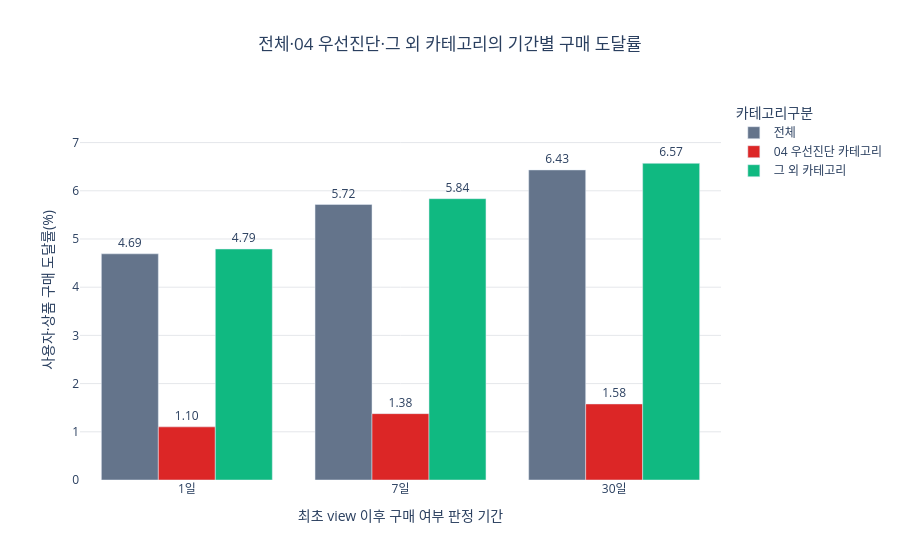

The notebook cell saved with this chart:
### Code cell
category_purchase_window_chart_data = category_purchase_window.melt(
    id_vars='카테고리구분',
    value_vars=[
        '1일_세션통합구매도달률_pct',
        '7일_세션통합구매도달률_pct',
        '30일_세션통합구매도달률_pct',
    ],
    var_name='관측창',
    value_name='구매도달률_pct',
)
category_purchase_window_chart_data['관측창'] = (
    category_purchase_window_chart_data['관측창'].str.extract(r'(\d+일)')
)
fig = px.bar(
    category_purchase_window_chart_data,
    x='관측창',
    y='구매도달률_pct',
    color='카테고리구분',
    barmode='group',
    text_auto='.2f',
    category_orders={
        '관측창': ['1일', '7일', '30일'],
        '카테고리구분': ['전체', '04 우선진단 카테고리', '그 외 카테고리'],
    },
    color_discrete_map={
        '전체': '#64748B',
        '04 우선진단 카테고리': '#DC2626',
        '그 외 카테고리': color_map['purchase'],
    },
    title='전체·04 우선진단·그 외 카테고리의 기간별 구매 도달률',
)
fig.update_traces(textposition='outside')
fig.update_layout(
    title_x=0.5,
    yaxis_title='사용자·상품 구매 도달률(%)',
    xaxis_title='최초 view 이후 구매 여부 판정 기간',
    yaxis_range=[0, category_purchase_window_chart_data['구매도달률_pct'].max() * 1.20],
    plot_bgcolor='white',
)
fig.update_yaxes(gridcolor='#E5E7EB')
fig.show()

### Figure 1 — Plotly figure (JSON) as saved in the notebook; plotly's stock layout.template omitted (floating-point values rounded to 4 significant figures)
{"data": [{"alignmentgroup": "True", "hovertemplate": "카테고리구분=전체<br>관측창=%{x}<br>구매도달률_pct=%{y}<extra></extra>", "legendgroup": "전체", "marker": {"color": "#64748B", "pattern": {"shape": ""}}, "name": "전체", "offsetgroup": "전체", "orientation": "v", "showlegend": true, "textposition": "outside", "texttemplate": "%{y:.2f}", "type": "bar", "x": ["1일", "7일", "30일"], "xaxis": "x", "y": [4.692, 5.715, 6.433], "yaxis": "y"}, {"alignmentgroup": "True", "hovertemplate": "카테고리구분=04 우선진단 카테고리<br>관측창=%{x}<br>구매도달률_pct=%{y}<extra></extra>", "legendgroup": "04 우선진단 카테고리", "marker": {"color": "#DC2626", "pattern": {"shape": ""}}, "name": "04 우선진단 카테고리", "offsetgroup": "04 우선진단 카테고리", "orientation": "v", "showlegend": true, "textposition": "outside", "texttemplate": "%{y:.2f}", "type": "bar", "x": ["1일", "7일", "30일"], "xaxis": "x", "y": [1.102, 1.377, 1.578], "yaxis": "y"}, {"alignmentgroup": "True", "hovertemplate": "카테고리구분=그 외 카테고리<br>관측창=%{x}<br>구매도달률_pct=%{y}<extra></extra>", "legendgroup": "그 외 카테고리", "marker": {"color": "#10B981", "pattern": {"shape": ""}}, "name": "그 외 카테고리", "offsetgroup": "그 외 카테고리", "orientation": "v", "showlegend": true, "textposition": "outside", "texttemplate": "%{y:.2f}", "type": "bar", "x": ["1일", "7일", "30일"], "xaxis": "x", "y": [4.792, 5.837, 6.57], "yaxis": "y"}], "layout": {"barmode": "group", "legend": {"title": {"text": "카테고리구분"}, "tracegroupgap": 0}, "plot_bgcolor": "white", "title": {"text": "전체·04 우선진단·그 외 카테고리의 기간별 구매 도달률", "x": 0.5}, "xaxis": {"anchor": "y", "categoryarray": ["1일", "7일", "30일"], "categoryorder": "array", "domain": [0, 1], "title": {"text": "최초 view 이후 구매 여부 판정 기간"}}, "yaxis": {"anchor": "x", "domain": [0, 1], "gridcolor": "#E5E7EB", "range": [0, 7.883], "title": {"text": "사용자·상품 구매 도달률(%)"}}}}
